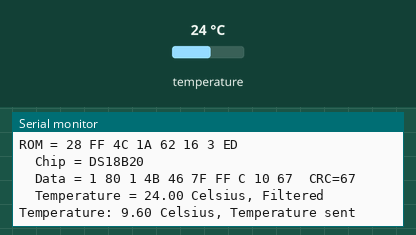
This program was run on a simulated Seeed XIAO ESP32-S3. Shown: the last lines printed to the serial monitor. The inputs (shaded band) are chosen by the test bench; at power-on: temperature 24 °C. Nothing arrives over Bluetooth unless stated; a phone connects over Bluetooth LE 3 s after start.

Above: at 8.1 s.
8.2 s: temperature set to 12 °C
At 9.1 s:
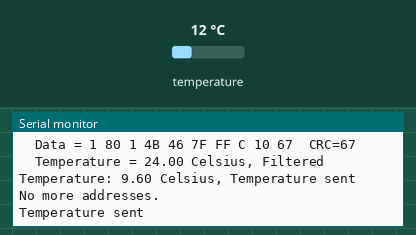
15.3 s: temperature set to 28 °C
At 16.9 s:
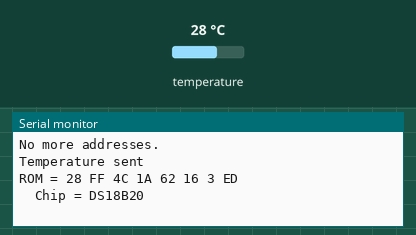
21.9 s: temperature set to 33 °C
At 24.95 s:
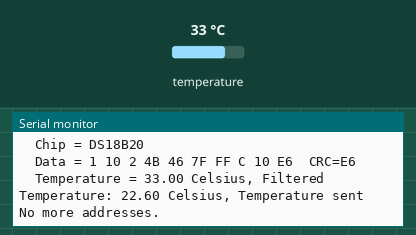
28.5 s: temperature set to 7 °C
At 31.1 s:
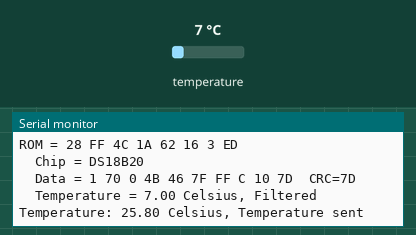
35.1 s: temperature set to 10 °C
At 37.6 s:
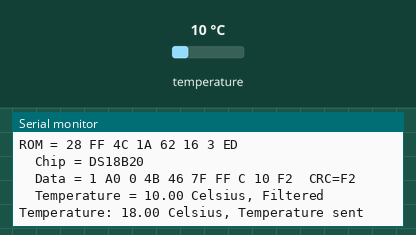
41.6 s: temperature set to 8 °C
At 41.6 s:
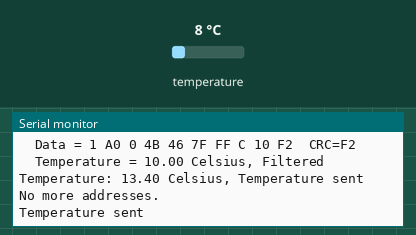
Timing chart, 0 to 44.6 s (numbered marks = the images above; inputs shaded):
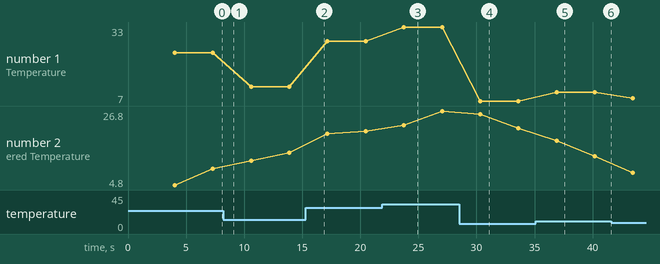

The program:

main.cpp
```cpp
#include <OneWire.h>
#include <Arduino.h>
#include <BLEDevice.h>
#include <BLEServer.h>
#include <BLEUtils.h>
#include <BLE2902.h>
#include <stdlib.h>

BLEServer* pServer = NULL;
BLECharacteristic* pCharacteristic = NULL;
bool deviceConnected = false;
bool oldDeviceConnected = false;
const long interval = 1000;
OneWire  ds(9);
float celsius;
float celsiu[5];
int myidx = 0;
float total = 0;
float average = 0;
#define SERVICE_UUID        "4fafc201-1fb5-459e-8fcc-c5c9c331914c"
#define CHARACTERISTIC_UUID "beb5483e-36e1-4688-b7f5-ea07361b26a9"
void processData();
class MyServerCallbacks : public BLEServerCallbacks {
    void onConnect(BLEServer* pServer) {
        deviceConnected = true;
    };

    void onDisconnect(BLEServer* pServer) {
        deviceConnected = false;
    }
};


void setup(void) {
  Serial.begin(115200);
  Serial.println("Starting BLE work!");

  BLEDevice::init("ruiqing");
  pServer = BLEDevice::createServer();
  pServer->setCallbacks(new MyServerCallbacks());
  BLEService *pService = pServer->createService(SERVICE_UUID);
  pCharacteristic = pService->createCharacteristic(
      CHARACTERISTIC_UUID,
      BLECharacteristic::PROPERTY_READ |
      BLECharacteristic::PROPERTY_WRITE |
      BLECharacteristic::PROPERTY_NOTIFY
  );
  pCharacteristic->addDescriptor(new BLE2902());
  pCharacteristic->setValue("Hello World");
  pService->start();

  // BLEAdvertising *pAdvertising = pServer->getAdvertising();  // this still is working for backward compatibility
  BLEAdvertising *pAdvertising = BLEDevice::getAdvertising();
  pAdvertising->addServiceUUID(SERVICE_UUID);
  pAdvertising->setScanResponse(true);
  pAdvertising->setMinPreferred(0x06);  // functions that help with iPhone connections issue
  pAdvertising->setMinPreferred(0x12);
  BLEDevice::startAdvertising();
  Serial.println("Characteristic defined! Now you can read it in your phone!");
}

void loop(void) {


  // notify changed value
  if (deviceConnected) {
    processData();
      pCharacteristic->setValue(average);
      pCharacteristic->notify();
      Serial.println("Temperature sent");
  }

  // disconnecting
  if (!deviceConnected && oldDeviceConnected) {
      delay(500);  // give the bluetooth stack the chance to get things ready
      pServer->startAdvertising();  // advertise again
      Serial.println("Start advertising");
      oldDeviceConnected = deviceConnected;
  }

  // connecting
  if (deviceConnected && !oldDeviceConnected) {
      // do stuff here on connecting
      oldDeviceConnected = deviceConnected;
  }
  delay(1000);
}

void processData(){
  byte i;
  byte present = 0;
  byte type_s;
  byte data[9];
  byte addr[8];
  float celsius;

  if ( !ds.search(addr)) {
    Serial.println("No more addresses.");
    Serial.println();
    ds.reset_search();
    delay(250);
    return;
  }

  Serial.print("ROM =");
  for( i = 0; i < 8; i++) {
    Serial.write(' ');
    Serial.print(addr[i], HEX);
  }

  if (OneWire::crc8(addr, 7) != addr[7]) {
      Serial.println("CRC is not valid!");
      return;
  }
  Serial.println();

  // the first ROM byte indicates which chip
  switch (addr[0]) {
    case 0x10:
      Serial.println("  Chip = DS18S20");  // or old DS1820
      type_s = 1;
      break;
    case 0x28:
      Serial.println("  Chip = DS18B20");
      type_s = 0;
      break;
    case 0x22:
      Serial.println("  Chip = DS1822");
      type_s = 0;
      break;
    default:
      Serial.println("Device is not a DS18x20 family device.");
      return;
  }

  ds.reset();
  ds.select(addr);
  ds.write(0x44, 1);        // start conversion, with parasite power on at the end

  delay(1000);     // maybe 750ms is enough, maybe not
  // we might do a ds.depower() here, but the reset will take care of it.

  present = ds.reset();
  ds.select(addr);
  ds.write(0xBE);         // Read Scratchpad

  Serial.print("  Data = ");
  Serial.print(present, HEX);
  Serial.print(" ");
  for ( i = 0; i < 9; i++) {           // we need 9 bytes
    data[i] = ds.read();
    Serial.print(data[i], HEX);
    Serial.print(" ");
  }
  Serial.print(" CRC=");
  Serial.print(OneWire::crc8(data, 8), HEX);
  Serial.println();

  // Convert the data to actual temperature
  // because the result is a 16 bit signed integer, it should
  // be stored to an "int16_t" type, which is always 16 bits
  // even when compiled on a 32 bit processor.
  int16_t raw = (data[1] << 8) | data[0];
  if (type_s) {
    raw = raw << 3; // 9 bit resolution default
    if (data[7] == 0x10) {
      // "count remain" gives full 12 bit resolution
      raw = (raw & 0xFFF0) + 12 - data[6];
    }
  } else {
    byte cfg = (data[4] & 0x60);
    // at lower res, the low bits are undefined, so let's zero them
    if (cfg == 0x00) raw = raw & ~7;  // 9 bit resolution, 93.75 ms
    else if (cfg == 0x20) raw = raw & ~3; // 10 bit res, 187.5 ms
    else if (cfg == 0x40) raw = raw & ~1; // 11 bit res, 375 ms
    //// default is 12 bit resolution, 750 ms conversion time
  }
  celsius = (float)raw / 16.0;
  Serial.print("  Temperature = ");
  Serial.print(celsius);
  Serial.print(" Celsius, ");
  // Serial.print(fahrenheit);
  // Serial.println(" Fahrenheit");

// Update the moving average buffer
  total -= celsiu[myidx];
  celsiu[myidx] = celsius;
  total += celsiu[myidx];
  myidx = (myidx + 1) % 5;
  average = total / 5.0;
  Serial.print("Filtered Temperature: ");
  Serial.print(average);
  Serial.print(" Celsius, ");

}
```

Measured:
- after the input at 21.9 s, the serial monitor: prints a new line after 1.8 s (image 3)
- after the input at 28.5 s, the serial monitor: prints a new line after 1.8 s (image 4)
- after the input at 35.1 s, the serial monitor: prints a new line after 1.8 s (image 5)
- plotted number 1: 24 → 12 after the input at 8.2 s, 28 → 33 after the input at 21.9 s, 10 → 8 after the input at 41.6 s
- plotted number 2: 14.4 → 20.8 after the input at 15.3 s, 20.8 → 26.8 after the input at 21.9 s, 26.8 → 21.6 after the input at 28.5 s, 21.6 → 13.4 after the input at 35.1 s, 13.4 → 8.6 after the input at 41.6 s
